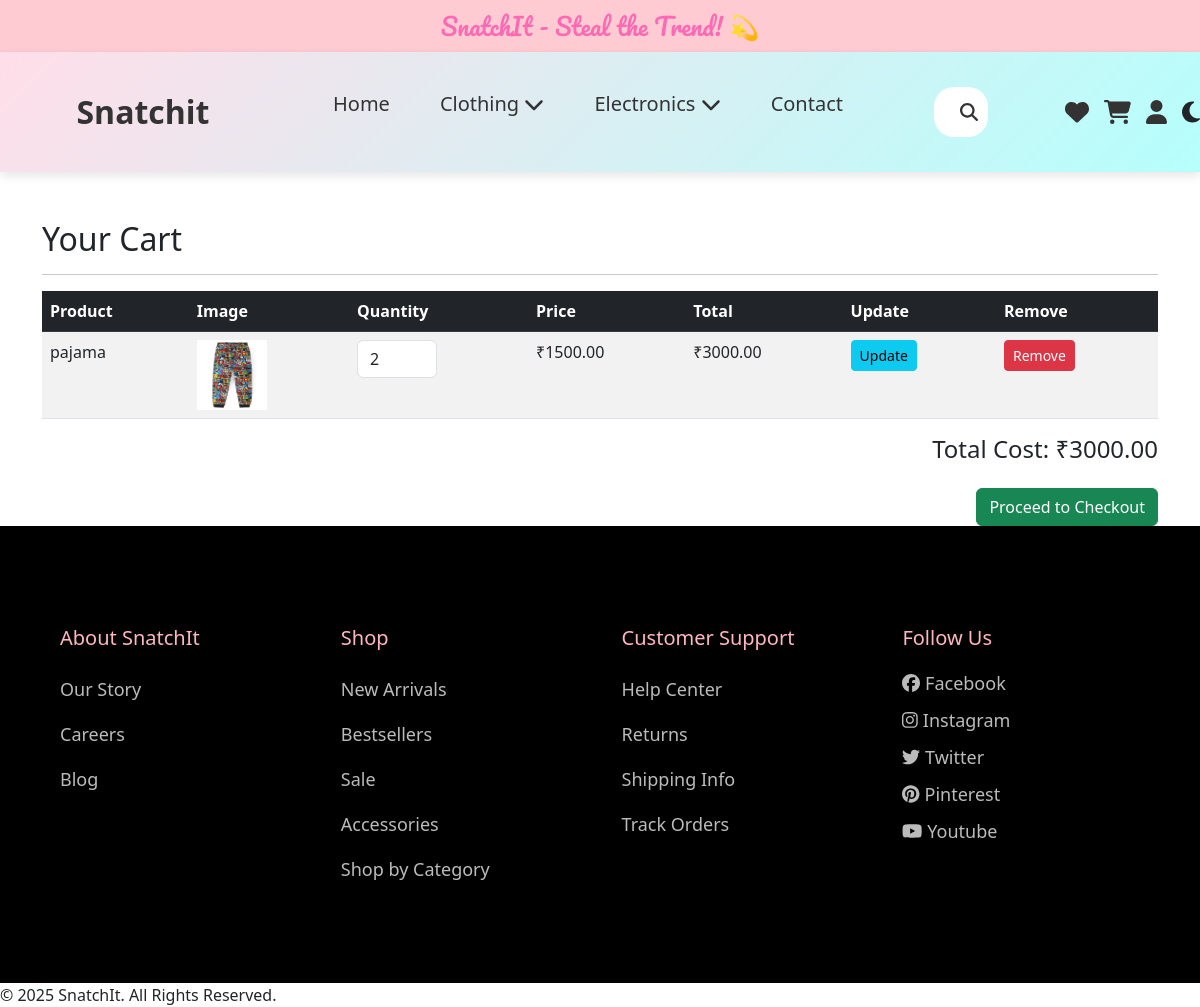
The page /cart/view_cart/ (signed in) on the database its author committed.
### cart/models.py (models this page shows, shortened)
class CartItem(models.Model):
    cart = models.ForeignKey(Cart, related_name='items', on_delete=models.CASCADE)
    product = models.ForeignKey(Product, on_delete=models.CASCADE)
    quantity = models.PositiveIntegerField(default=1)
    def total_price(self):
        return self.product.price * self.quantity

class Cart(models.Model):
    STATUS_CHOICES = [
        ('Pending', 'Pending'),
        ('Processing', 'Processing'),
        ('Shipped', 'Shipped'),
        ('Delivered', 'Delivered'),
        ('Cancelled', 'Cancelled'),
    ]
    user = models.ForeignKey(User, on_delete=models.CASCADE)
    created_at = models.DateTimeField(auto_now_add=True)
    status = models.CharField(max_length=20, choices=STATUS_CHOICES, default='Pending')
    def total_cost(self):
        return sum(item.total_price() for item in self.items.all())

### products/models.py (models this page shows, shortened)
class Product(models.Model):
    title = models.CharField(max_length=255)
    description = models.TextField()
    price = models.DecimalField(max_digits=10, decimal_places=2)
    category = models.CharField(choices=CATEGORY_CHOICES, max_length=20)
    image = models.ImageField(upload_to='products/', default='path/to/default_image.jpg')
    stock = models.PositiveIntegerField(default=0)
    created_by = models.ForeignKey(User, on_delete=models.CASCADE)
    created_at = models.DateTimeField(auto_now_add=True)

### cart/views.py (the view)
# urls.py: path('view_cart/', views.view_cart, name='view_cart'),
@login_required
def view_cart(request):
    cart, created = Cart.objects.get_or_create(user=request.user, status='Pending')
    return render(request, 'cart/view_cart.html', {'cart': cart})

### products/templatetags/group_filters.py (called while the page is built)
@register.filter(name='has_group')
def has_group(user, group_name):
    return user.groups.filter(name=group_name).exists()

### cart/templates/cart/view_cart.html (shortened to what this page needs)
{% extends 'base.html' %}
{% block content %}
<div class="container mt-5">
    <h2>Your Cart</h2>
    <hr>
    {% if cart.items.all %}
    <table class="table table-striped">
        <thead class="table-dark">
            <tr>
                <th>Product</th>
                <th>Image</th>
                <th>Quantity</th>
                <th>Price</th>
                <th>Total</th>
                <th>Update</th>
                <th>Remove</th>
            </tr>
        </thead>
        <tbody>
            {% for item in cart.items.all %}
            <tr>
                <td>{{ item.product.title }}</td>
                <td><img src="{{ item.product.image.url }}" alt="{{ item.product.title }}" width="70" height="70"></td>
                <td>
                    <form method="post" action="{% url 'cart:update_quantity' item.id %}">
                        <input type="number" name="quantity" value="{{ item.quantity }}" min="1" class="form-control" style="width: 80px;">
                </td>
                <td>₹{{ item.product.price }}</td>
                <td>₹{{ item.total_price }}</td>
                <td>
                        <button type="submit" class="btn btn-sm btn-info">Update</button>
                </td>
                <td>
                    <form method="post" action="{% url 'cart:remove_item' item.id %}">
                        <button type="submit" class="btn btn-sm btn-danger">Remove</button>
                    </form>
                </td>
            </tr>
            {% endfor %}
        </tbody>
    </table>
    <div class="text-end">
        <h4>Total Cost: ₹{{ cart.total_cost }}</h4>
        <a href="{% url 'cart:checkout' %}" class="btn btn-success mt-3">Proceed to Checkout</a>
    </div>
    {% else %}
    <p>Your cart is empty.</p>
    {% endif %}
</div>
{% endblock %}

### static/css/style.css (style rules this page uses)
body { margin: 0; padding: 0; font-family: 'Poppins', sans-serif; background-color: #F8F9FA; transition: background 0.3s ease-in-out; }

### rows shown on the page
CartItem: product "pajama", product.image (picture), quantity "2", product.price "1500.00", total_price "3000.00"
Cart: total_cost "3000.00"
